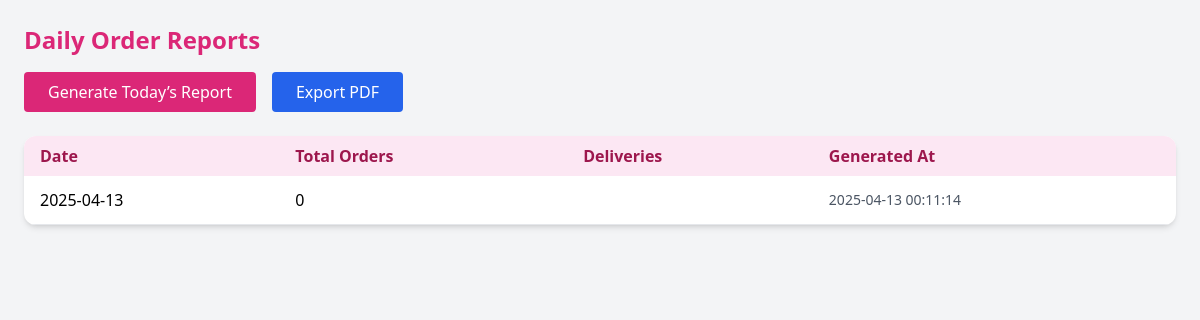
The page /report.php (signed in) on the database its author committed.
### tables this page shows
CREATE TABLE `daily_reports` (
  `id` int(11) NOT NULL,
  `report_date` date DEFAULT NULL,
  `total_orders` int(11) DEFAULT NULL,
  `total_deliveries` int(11) DEFAULT NULL,
  `generated_at` timestamp NOT NULL DEFAULT current_timestamp()
);

### report.php (the view, shortened to what this page needs)
<?php
require 'includes/db.php';
$reports = $pdo->query("SELECT * FROM daily_reports ORDER BY report_date DESC")->fetchAll();
?>
<!DOCTYPE html>
<html lang="en">
<head>
    <script src="https://cdn.tailwindcss.com"></script>
</head>
<body class="bg-gray-100">
    <div class="p-6">
        <h2 class="text-2xl font-bold text-pink-600 mb-4">Daily Order Reports</h2>
        <form method="POST" class="mb-6 flex flex-wrap gap-4">
            <button name="generate" class="bg-pink-600 text-white px-6 py-2 rounded hover:bg-pink-700 transition">
                Generate Today’s Report
            </button>
            <button name="export_pdf" class="bg-blue-600 text-white px-6 py-2 rounded hover:bg-blue-700 transition">
                Export PDF
            </button>
        </form>
        <table class="min-w-full bg-white shadow-md rounded-xl overflow-hidden">
            <thead class="bg-pink-100 text-pink-800">
                <tr>
                    <th class="px-4 py-2 text-left">Date</th>
                    <th class="px-4 py-2 text-left">Total Orders</th>
                    <th class="px-4 py-2 text-left">Deliveries</th>
                    <th class="px-4 py-2 text-left">Generated At</th>
                </tr>
            </thead>
            <tbody>
                <?php foreach ($reports as $report): ?>
                    <tr class="border-b hover:bg-gray-50">
                        <td class="px-4 py-3"><?= $report['report_date'] ?></td>
                        <td class="px-4 py-3"><?= $report['total_orders'] ?></td>
                        <td class="px-4 py-3"><?= $report['total_deliveries'] ?></td>
                        <td class="px-4 py-3 text-sm text-gray-600"><?= $report['generated_at'] ?></td>
                    </tr>
                <?php endforeach; ?>
            </tbody>
        </table>
    </div>
</body>
</html>

### rows shown on the page
daily_reports: report_date "2025-04-13", total_orders "0", generated_at "2025-04-13 00:11:14"
